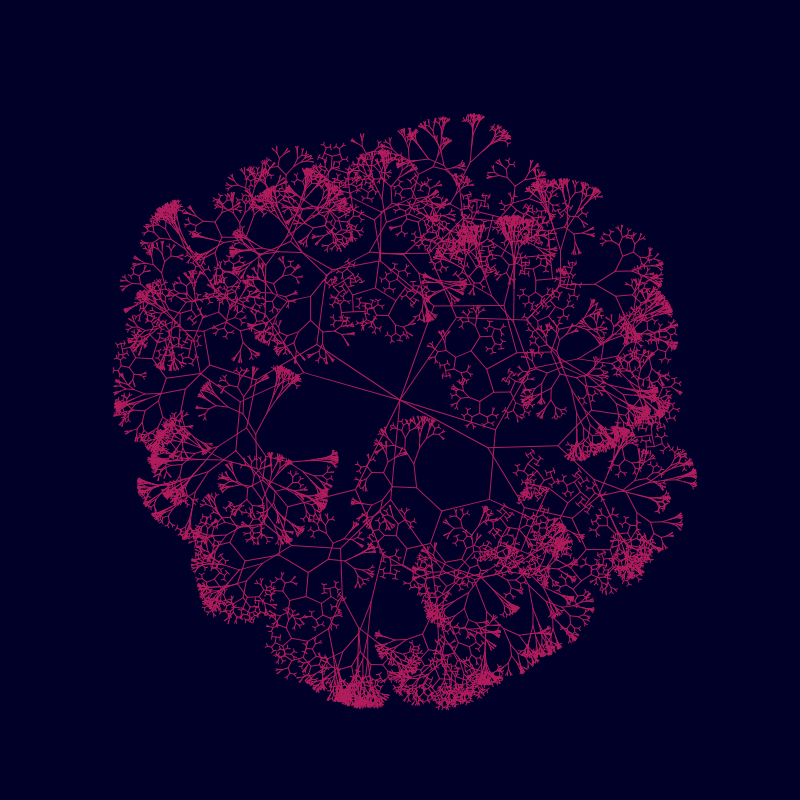
Frame 1 (no input)
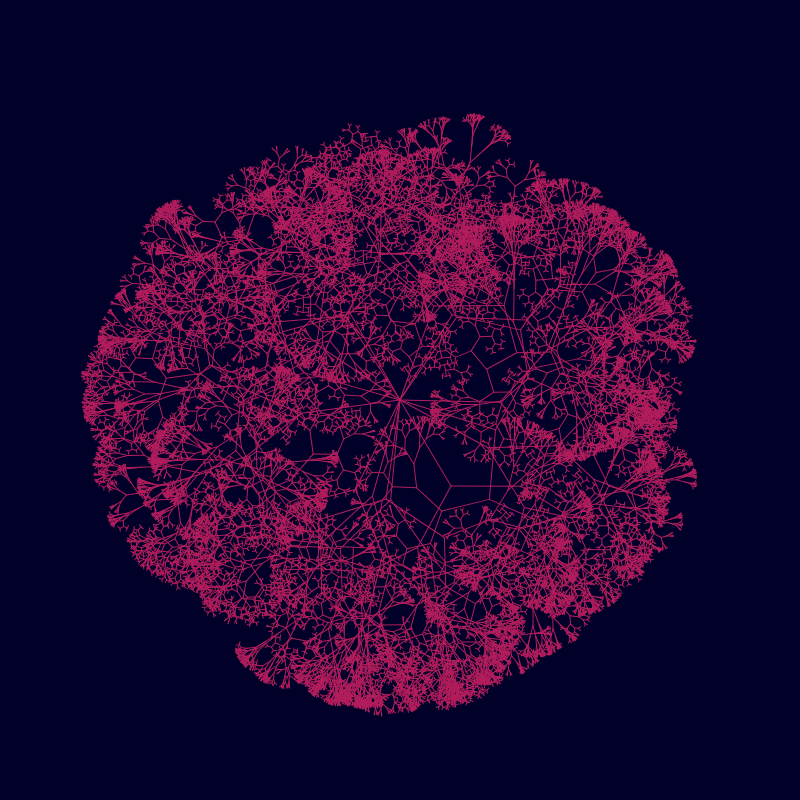
Frame 2 (the mouse pressed at the canvas centre, redrawn once)

The p5.js sketch that drew these frames (run headless with seeded random() and noise() and a simulated clock; the mouse was pressed at the canvas centre and the sketch redrawn once):

// p5.js sketch
// ── sketch.js
var COLOR_01 = [178, 30, 93]; // pink
var COLOR_02 = [42, 178, 48]; // green
var COLOR_03 = [110, 255, 116]; // light green
var COLOR_04 = [0, 0, 40]; // gray

function setup() {
	var size = 800;
	createCanvas(size, size);
	background.apply(null, COLOR_04);
	noLoop();
	stroke(255);
	angleMode(DEGREES);
}

function draw() {
	translate(width/2, height/2);
	rotate(45/2);
	branchComponent(100, 8, 60);
}

function branch(len, angle, gen) {
	line(0, 0, 0, -len);
	translate(0, -len);
	len *= 0.7;
	angle = random(angle-30, angle+20);

	if (len > 2) {
		push();
		rotate(angle);
		branch(len, angle, gen);
		pop();

		push();
		rotate(-angle);
		branch(len, angle, gen);
		pop();
	}
}

function branchComponent(len, amount, angle) {
	stroke.apply(null, COLOR_01);
	var increment = 360/amount;
	var rotAmount;

	for (var i = 0; i < amount; i++) {
		push();
		rotAmount = -180 + increment * i
		rotate(random(rotAmount - 60, rotAmount));
		branch(len, angle, 1);
		pop();
	}
}
